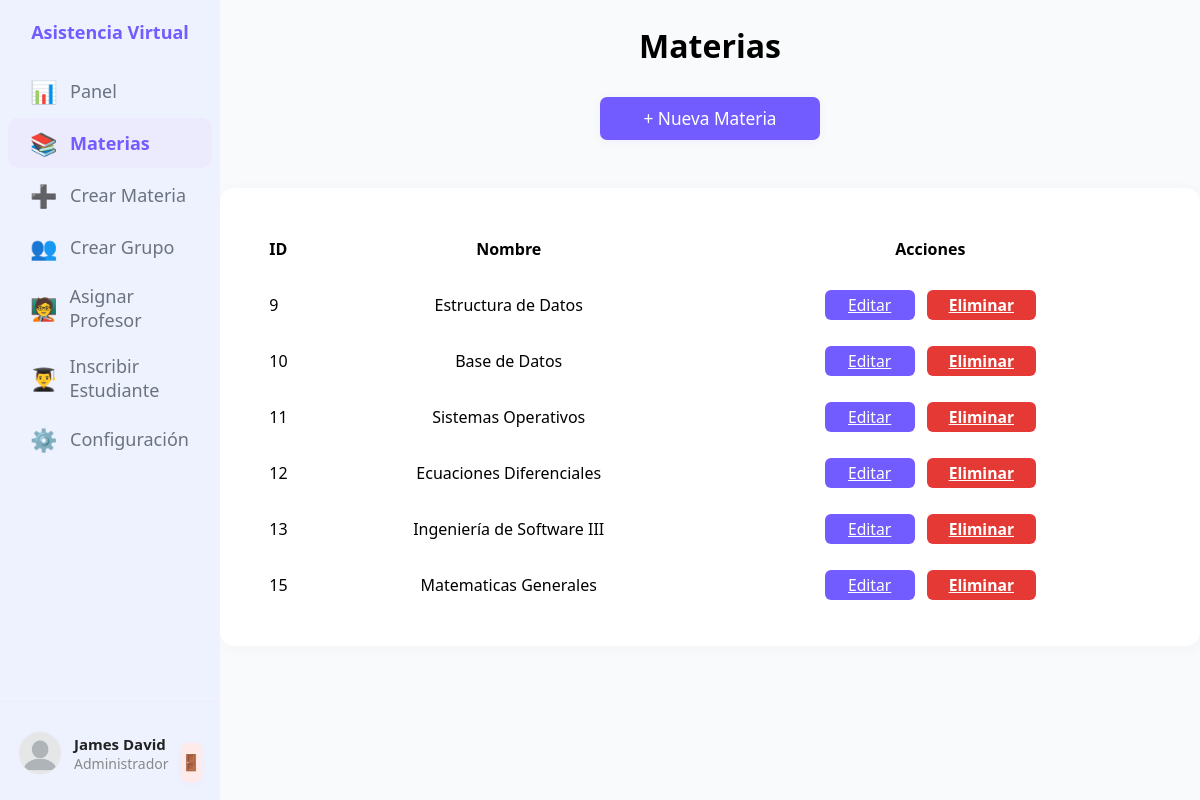
The page /materias.php (signed in) on the database its author committed.
### tables this page shows
CREATE TABLE `usuarios` (
  `id` int(11) NOT NULL,
  `rol` enum('Estudiante','Profesor','Administrador') NOT NULL,
  `nombre_completo` varchar(100) NOT NULL,
  `correo_electronico` varchar(100) NOT NULL,
  `id_carnet` varchar(50) NOT NULL,
  `contrasena` varchar(255) NOT NULL,
  `fecha_registro` timestamp NOT NULL DEFAULT current_timestamp(),
  `zona_horaria` varchar(32) DEFAULT NULL,
  `foto_perfil` varchar(255) DEFAULT NULL
);

CREATE TABLE `materias` (
  `id` int(11) NOT NULL,
  `nombre` varchar(100) NOT NULL,
  `fecha_creacion` timestamp NOT NULL DEFAULT current_timestamp()
);

### materias.php (the view, shortened to what this page needs)
<?php
include('conexion.php');
$usuario_id = $_SESSION['usuario_id'];
$stmt = $conn->prepare("
    SELECT foto_perfil, nombre_completo
    FROM   usuarios
    WHERE  id = ?
");
$stmt->bind_param("i", $_SESSION['usuario_id']);
$stmt->execute();
$stmt->bind_result($foto_perfil, $nombre);
$foto_perfil = null;
$stmt = $conn->prepare("SELECT foto_perfil, nombre_completo, correo_electronico, zona_horaria FROM usuarios WHERE id = ?");
$stmt->bind_param("i", $usuario_id);
$stmt->execute();
$stmt->bind_result($foto_perfil, $nombre, $correo, $zona);
$nombres = explode(' ', $nombre ?? 'Usuario');
$mostrar = isset($nombres[1]) ? $nombres[0] . ' ' . $nombres[1] : $nombres[0];
$ruta_foto = ($foto_perfil && file_exists(__DIR__ . "/images/perfiles/" . $foto_perfil))
    ? "/savesa/images/perfiles/" . $foto_perfil
    : "/savesa/images/perfiles/nopicture.png";
$materias = [];
$res = $conn->query("SELECT id, nombre FROM materias");
while ($row = $res->fetch_assoc()) $materias[] = $row;
?>
<!DOCTYPE html>
<html lang="es">
<head>
  <link rel="stylesheet" href="/savesa/css/dashboard.css">
  <link rel="stylesheet" href="/savesa/css/form-admin.css">
</head>
<body>
<div class="dashboard-container">
<aside class="sidebar">
  <div class="sidebar-header"><h2>Asistencia Virtual</h2></div>
  <nav class="sidebar-nav">
    <a class="sidebar-item"        href="panel.php"><span class="icon">📊</span><span class="label">Panel</span></a>
    <a class="sidebar-item active" href="materias.php"><span class="icon">📚</span><span class="label">Materias</span></a>
    <a class="sidebar-item"        href="crear_materia.php"><span class="icon">➕</span><span class="label">Crear Materia</span></a>
    <a class="sidebar-item"        href="crear_grupo.php"><span class="icon">👥</span><span class="label">Crear Grupo</span></a>
    <a class="sidebar-item"        href="asignar_profesor.php"><span class="icon">🧑‍🏫</span><span class="label">Asignar Profesor</span></a>
    <a class="sidebar-item"        href="inscribir_estudiante.php"><span class="icon">👨‍🎓</span><span class="label">Inscribir Estudiante</span></a>
    <a class="sidebar-item"        href="panel.php?tab=settings"><span class="icon">⚙️</span><span class="label">Configuración</span></a>
  </nav>
  <div class="sidebar-footer">
    <img src="<?php echo htmlspecialchars($ruta_foto); ?>?v=<?php echo time(); ?>"
         alt="Avatar" class="avatar" />
    <div>
      <div class="user-name"><?php echo htmlspecialchars($mostrar);      ?></div>
      <div class="user-role"><?php  echo htmlspecialchars($_SESSION['rol']); ?></div>
    </div>
    <form action="logout.php" method="post" style="margin:0;">
      <button class="logout-btn" type="submit">🚪</button>
    </form>
  </div>
</aside>
<main class="main-content">
  <div class="materias-header">
    <h1>Materias</h1>
    <a href="crear_materia.php" class="card-button" style="text-decoration:none;">+ Nueva Materia</a>
  </div>
  <section class="section">
    <table>
      <tr><th>ID</th><th>Nombre</th><th>Acciones</th></tr>
      <?php foreach ($materias as $mat): ?>
        <tr>
          <td><?php echo $mat['id']; ?></td>
          <td>
            <?php if (isset($_GET['editar']) && $_GET['editar'] == $mat['id']): ?>
              <form method="post" style="display:inline;">
                <input type="hidden" name="editar_id" value="<?php echo $mat['id']; ?>">
                <input type="text" name="nombre"
                       value="<?php echo htmlspecialchars($mat['nombre']); ?>" required>
                <button type="submit" class="card-button btn-small">Guardar</button>
              </form>
            <?php else: ?>
              <?php echo htmlspecialchars($mat['nombre']); ?>
            <?php endif; ?>
          </td>
          <td>
            <div class="table-actions">
              <a href="materias.php?editar=<?php echo $mat['id']; ?>"
                 class="card-button btn-small">Editar</a>
              <a href="materias.php?eliminar=<?php echo $mat['id']; ?>"
                 onclick="return confirm('¿Eliminar?');"
                 class="card-button btn-small btn-danger">Eliminar</a>
            </div>
          </td>
        </tr>
      <?php endforeach; ?>
    </table>
  </section>
</main>
</div>
</body>
</html>

### css/dashboard.css (style rules this page uses)
:root { --purple: #735CFF; --light-bg: #F9FAFB; --card-bg: #FFF; --muted: #6B7280; --radius: 8px; }
* { box-sizing: border-box; margin: 0; padding: 0; }
body, html, #root { height: 100%; font-family: 'Segoe UI', sans-serif; background-color: var(--light-bg); }
.dashboard-container { display: flex; height: 100%; }
.sidebar { width: 220px; background-color: #EEF2FF; display: flex; flex-direction: column; justify-content: space-between; }
.sidebar-header { padding: 20px; }
.sidebar-header h2 { font-size: 18px; color: var(--purple); }
.sidebar-nav { flex: 1; }
.sidebar-item { display: flex; align-items: center; gap: 12px; text-decoration: none; color: var(--muted); padding: 10px 22px; font-size: 18px; border-radius: 10px; transition: background 0.2s, color 0.2s; font-weight: 500; margin: 2px 8px; cursor: pointer; }
.sidebar-item .icon { font-size: 22px; width: 28px; }
.sidebar-item.active { background: #eceafd; color: var(--purple); font-weight: 700; }
.sidebar-footer { display: flex; align-items: center; gap: 12px; padding: 22px 18px 18px 18px; border-top: 1px solid #ececff; white-space: nowrap; }
.avatar { width: 44px; height: 44px; border-radius: 50%; object-fit: cover; }
.user-name { font-weight: 600; font-size: 15px; color: #222; }
.user-role { font-size: 14px; color: #888; }
.main-content { flex: 1; padding: 24px; overflow-y: auto; }
.section { min-width: 340px; max-width: 470px; margin: 0; padding: 28px 24px 22px 24px; border-radius: 14px; background: #fff; box-shadow: 0 2px 14px 0 rgba(80,80,110,0.06); }
.logout-btn { width: 100%; background: #ffeaea; color: #e53935; border: none; border-radius: 7px; padding: 10px 0; font-size: 16px; font-weight: 600; cursor: pointer; margin-top: 19px; transition: background 0.18s, color 0.18s; box-shadow: 0 2px 10px rgba(229,57,53,0.04); letter-spacing: 0.5px; }
.profile-photo, .avatar { width: 140px; height: 140px; object-fit: cover; border-radius: 12px; margin-bottom: 12px; border: 1.5px solid #ececf5; background: #fafbfc; display: block; margin-left: auto; margin-right: auto; }
.avatar { width: 44px; height: 44px; border-radius: 50%; margin-bottom: 0; }
.main-content h1, .main-content h2, .section h4 { text-align: center; width: 100%; display: block; }
h1, h2, .overview-header h1, .section h4, .main-title, .category-title { text-align: center !important; width: 100%; display: block; }
.section { margin-left: auto; margin-right: auto; width: 100%; max-width: 900px; box-sizing: border-box; }
form { width: 100%; max-width: 700px; margin-left: auto; margin-right: auto; }
form input[type="text"], form button, form input[type="email"], form select { width: 100%; box-sizing: border-box; }
form button, .btn-save, .profile-save-btn { display: block; width: 100%; margin: 16px auto 0 auto; font-size: 1.07rem; }
.main-content, #main-content, .main-section { display: flex; flex-direction: column; align-items: center; }
.section table { margin-left: auto; margin-right: auto; }

### css/form-admin.css (style rules this page uses)
.section { background: #fff; padding: 32px 24px; margin-top: 24px; border-radius: 14px; box-shadow: 0 2px 14px 0 rgba(80,80,110,0.04); max-width: 900px; min-width: 320px; margin-left: auto; margin-right: auto; }
.card-button, .section button[type="submit"], .section button, .section input[type="submit"] { background: #735cff; color: #fff; padding: 10px 24px; font-size: 1rem; border: none; border-radius: 7px; cursor: pointer; margin-top: 12px; transition: background 0.19s; font-weight: 500; box-shadow: 0 2px 8px 0 rgba(115, 92, 255, 0.07); }
.table-actions { display: flex; flex-direction: row; align-items: center; gap: 12px; justify-content: center; }
.card-button.btn-small { padding: 4px 22px; font-size: 0.98rem; border-radius: 6px; box-shadow: none; min-width: 90px; margin: 0; }
.card-button.btn-danger { background: #e53935; color: #fff; font-weight: 600; border: none; transition: background 0.18s; }
.section table tr { height: 54px; }

### rows shown on the page
usuarios: nombre_completo "James David"
materias: id "9", nombre "Estructura de Datos"
materias: id "10", nombre "Base de Datos"
materias: id "11", nombre "Sistemas Operativos"
materias: id "12", nombre "Ecuaciones Diferenciales"
materias: id "13", nombre "Ingeniería de Software III"
materias: id "15", nombre "Matematicas Generales"

### other values the page prints
$_SESSION['rol'] "Administrador"
